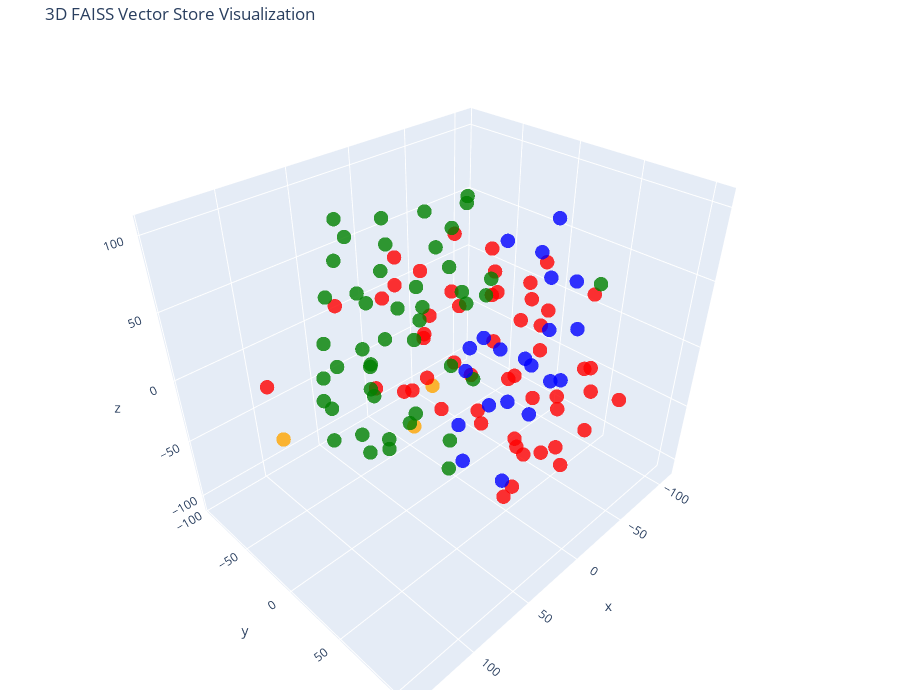

Notebook code for this chart:
### Code cell
# Let's try 3D!

tsne = TSNE(n_components=3, random_state=42)
reduced_vectors = tsne.fit_transform(vectors)

# Create the 3D scatter plot
fig = go.Figure(data=[go.Scatter3d(
    x=reduced_vectors[:, 0],
    y=reduced_vectors[:, 1],
    z=reduced_vectors[:, 2],
    mode='markers',
    marker=dict(size=5, color=colors, opacity=0.8),
    text=[f"Type: {t}<br>Text: {d[:100]}..." for t, d in zip(doc_types, documents)],
    hoverinfo='text'
)])

fig.update_layout(
    title='3D FAISS Vector Store Visualization',
    scene=dict(xaxis_title='x', yaxis_title='y', zaxis_title='z'),
    width=900,
    height=700,
    margin=dict(r=20, b=10, l=10, t=40)
)

fig.show()

### Figure 1 — Plotly figure (JSON) as saved in the notebook; plotly's stock layout.template omitted (floating-point values rounded to 4 significant figures)
{"data": [{"hoverinfo": "text", "marker": {"color": ["orange", "orange", "orange", "red", "red", "red", "red", "red", "red", "red", "red", "red", "red", "red", "red", "red", "red", "red", "red", "red", "red", "red", "red", "red", "red", "red", "red", "red", "red", "red", "red", "red", "red", "red", "red", "red", "red", "red", "red", "red", "red", "red", "red", "red", "red", "red", "red", "red", "red", "red", "red", "red", "red", "red", "red", "green", "green", "green", "green", "green", "green", "green", "green", "green", "green", "green", "green", "green", "green", "green", "green", "green", "green", "green", "green", "green", "green", "green", "green", "green", "green", "green", "green", "green", "green", "green", "green", "green", "green", "green", "green", "green", "green", "green", "green", "green", "green", "green", "green", "green", "green", "green", "blue", "blue", "blue", "blue", "blue", "blue", "blue", "blue", "blue", "blue", "blue", "blue", "blue", "blue", "blue", "blue", "blue", "blue", "blue", "blue", "blue"], "opacity": 0.8, "size": 5}, "mode": "markers", "text": ["Type: company<br>Text: # About Insurellm\n\nInsurellm was founded by Avery Lancaster in 2015 as an insurance tech startup des...", "Type: company<br>Text: # Careers at Insurellm\n\nInsurellm is hiring! We are looking for talented software engineers, data sc...", "Type: company<br>Text: # Overview of Insurellm\n\nInsurellm is an innovative insurance tech firm with 200 employees across th...", "Type: contracts<br>Text: # Contract with Apex Reinsurance for Rellm: AI-Powered Enterprise Reinsurance Solution\n\n## Terms\n\n1....", "Type: contracts<br>Text: ## Renewal\n\n1. **Automatic Renewal**: This Agreement will automatically renew for successive one-yea...", "Type: contracts<br>Text: 2. **Seamless Integrations**: The architecture of Rellm allows for easy integration with existing sy...", "Type: contracts<br>Text: 1. **Technical Support**: Provider shall offer dedicated technical support to the Client via phone, ...", "Type: contracts<br>Text: **Insurellm, Inc.**  \n_____________________________  \nAuthorized Signature   \nDate: ________________...", "Type: contracts<br>Text: # Contract with Belvedere Insurance for Markellm\n\n## Terms\nThis Contract (\"Agreement\") is made and e...", "Type: contracts<br>Text: ## Renewal\n1. **Renewal Terms**: This Agreement may be renewed for additional one-year terms upon mu...", "Type: contracts<br>Text: ## Features\n1. **AI-Powered Matching**: Belvedere Insurance will benefit from Markellm's AI-powered ...", "Type: contracts<br>Text: ## Support\n1. **Technical Support**: Technical support will be available from 9 AM to 7 PM EST, Mond...", "Type: contracts<br>Text: **Belvedere Insurance**  \nSignature: ______________________  \nName: [Authorized Signatory]  \nTitle: ...", "Type: contracts<br>Text: # Contract with BrightWay Solutions for Markellm\n\n**Contract Date:** October 5, 2023  \n**Contract ID...", "Type: contracts<br>Text: 3. **Service Level Agreement (SLA):**  \n   Insurellm commits to a 99.9% uptime for the platform with...", "Type: contracts<br>Text: 2. **Real-Time Quote Availability:**  \n   Consumers sourced via BrightWay Solutions will receive rea...", "Type: contracts<br>Text: 3. **Training and Onboarding:**  \n   Insurellm agrees to provide one free training session on how to...", "Type: contracts<br>Text: # Contract with EverGuard Insurance for Rellm: AI-Powered Enterprise Reinsurance Solution\n\n**Contrac...", "Type: contracts<br>Text: 4. **Usage Rights**: EverGuard Insurance is granted a non-exclusive, non-transferable license to acc...", "Type: contracts<br>Text: 1. **Core Functionality**: Rellm provides EverGuard Insurance with advanced AI-driven analytics, sea...", "Type: contracts<br>Text: 1. **Customer Support**: Insurellm will provide EverGuard Insurance with 24/7 customer support, incl...", "Type: contracts<br>Text: ---\n\n**Signatures**  \n**For Insurellm**: __________________________  \n**Name**: John Smith  \n**Title...", "Type: contracts<br>Text: # Contract with GreenField Holdings for Markellm\n\n**Effective Date:** November 15, 2023  \n**Contract...", "Type: contracts<br>Text: ## Renewal\n1. **Automatic Renewal**: This contract will automatically renew for sequential one-year ...", "Type: contracts<br>Text: ## Features\n1. **AI-Powered Matching**: Access to advanced algorithms that connect GreenField Holdin...", "Type: contracts<br>Text: ## Support\n1. **Customer Support Access**: The Client will have access to dedicated support through ...", "Type: contracts<br>Text: **Signatures:**  \n_________________________                           _________________________  \n**...", "Type: contracts<br>Text: # Contract with Greenstone Insurance for Homellm\n\n---\n\n## Terms\n\n1. **Parties**: This Contract (\"Agr...", "Type: contracts<br>Text: 4. **Payment Terms**: \n   - The Customer shall pay an amount of $10,000 per month for the Standard T...", "Type: contracts<br>Text: ---\n\n## Features\n\n- **AI-Powered Risk Assessment**: Customer will have access to enhanced risk evalu...", "Type: contracts<br>Text: - **Customer Portal**: A dedicated portal will be provided, allowing the Customer's clients to manag...", "Type: contracts<br>Text: ______________________________  \n[Name], [Title]  \nDate: ______________________\n\n**For Greenstone In...", "Type: contracts<br>Text: # Contract with GreenValley Insurance for Homellm\n\n**Contract Date:** October 6, 2023  \n**Contract N...", "Type: contracts<br>Text: 4. **Confidentiality:** Both parties agree to maintain the confidentiality of proprietary informatio...", "Type: contracts<br>Text: 1. **AI-Powered Risk Assessment:** Access to advanced AI algorithms for real-time risk evaluations.\n...", "Type: contracts<br>Text: 3. **Regular Updates:** Insurellm will offer ongoing updates and enhancements to the Homellm platfor...", "Type: contracts<br>Text: # Contract with Pinnacle Insurance Co. for Homellm\n\n## Terms\nThis contract (\"Contract\") is entered i...", "Type: contracts<br>Text: ## Renewal\n1. **Renewal Terms**: At the end of the initial term, this Contract shall automatically r...", "Type: contracts<br>Text: ## Features\n1. **AI-Powered Risk Assessment**: Utilized for tailored underwriting decisions specific...", "Type: contracts<br>Text: ## Support\n1. **Technical Support**: Insurellm shall provide 24/7 technical support via an email and...", "Type: contracts<br>Text: # Contract with Roadway Insurance Inc. for Carllm\n\n---\n\n## Terms\n\n1. **Agreement Effective Date**: T...", "Type: contracts<br>Text: ---\n\n## Renewal\n\n1. **Automatic Renewal**: This agreement will automatically renew for an additional...", "Type: contracts<br>Text: ---\n\n## Features\n\n1. **Access to Core Features**: Roadway Insurance Inc. will have access to all Pro...", "Type: contracts<br>Text: ---\n\n## Support\n\n1. **Technical Support**: Roadway Insurance Inc. will receive priority technical su...", "Type: contracts<br>Text: # Contract with Stellar Insurance Co. for Rellm\n\n## Terms\nThis contract is made between **Insurellm*...", "Type: contracts<br>Text: ### Termination\nEither party may terminate this agreement with a **30-day written notice**. In the e...", "Type: contracts<br>Text: ## Features\nStellar Insurance Co. will receive access to the following features of the Rellm product...", "Type: contracts<br>Text: ## Support\nInsurellm provides Stellar Insurance Co. with the following support services:\n\n- **24/7 T...", "Type: contracts<br>Text: # Contract with TechDrive Insurance for Carllm\n\n**Contract Date:** October 1, 2024  \n**Contract Dura...", "Type: contracts<br>Text: ## Renewal\n\n1. **Automatic Renewal**: This contract shall automatically renew for additional one-yea...", "Type: contracts<br>Text: ## Support\n\n1. **Customer Support**: Insurellm will provide 24/7 customer support to TechDrive Insur...", "Type: contracts<br>Text: **TechDrive Insurance Representative:**  \nName: Sarah Johnson  \nTitle: Operations Director  \nDate: _...", "Type: contracts<br>Text: # Contract with Velocity Auto Solutions for Carllm\n\n**Contract Date:** October 1, 2023  \n**Contract ...", "Type: contracts<br>Text: ## Renewal\n\n1. **Automatic Renewal**: This contract will automatically renew for successive 12-month...", "Type: contracts<br>Text: ## Support\n\n1. **Customer Support**: Velocity Auto Solutions will have access to Insurellm’s custome...", "Type: employees<br>Text: # HR Record\n\n# Alex Chen\n\n## Summary\n- **Date of Birth:** March 15, 1990  \n- **Job Title:** Backend ...", "Type: employees<br>Text: ## Annual Performance History\n- **2020:**  \n  - Completed onboarding successfully.  \n  - Met expecta...", "Type: employees<br>Text: ## Compensation History\n- **2020:** Base Salary: $80,000  \n- **2021:** Base Salary Increase to $90,0...", "Type: employees<br>Text: Alex Chen continues to be a vital asset at Insurellm, contributing significantly to innovative backe...", "Type: employees<br>Text: # HR Record\n\n# Alex Harper\n\n## Summary\n- **Date of Birth**: March 15, 1993  \n- **Job Title**: Sales ...", "Type: employees<br>Text: ## Annual Performance History  \n- **2021**:  \n  - **Performance Rating**: 4.5/5  \n  - **Key Achievem...", "Type: employees<br>Text: - **2022**:  \n  - **Base Salary**: $65,000 (Promotion to Senior SDR)  \n  - **Bonus**: $13,000 (20% o...", "Type: employees<br>Text: # HR Record\n\n# Alex Thomson\n\n## Summary\n- **Date of Birth:** March 15, 1995  \n- **Job Title:** Sales...", "Type: employees<br>Text: ## Annual Performance History  \n- **2022** - Rated as \"Exceeds Expectations.\" Alex Thomson achieved ...", "Type: employees<br>Text: ## Other HR Notes\n- Alex Thomson is an active member of the Diversity and Inclusion committee at Ins...", "Type: employees<br>Text: # Avery Lancaster\n\n## Summary\n- **Date of Birth**: March 15, 1985  \n- **Job Title**: Co-Founder & Ch...", "Type: employees<br>Text: - **2010 - 2013**: Business Analyst at Edge Analytics  \n  Prior to joining Innovate, Avery worked as...", "Type: employees<br>Text: - **2018**: **Exceeds Expectations**  \n  Under Avery’s pivoted vision, Insurellm launched two new su...", "Type: employees<br>Text: - **2022**: **Satisfactory**  \n  Avery focused on rebuilding team dynamics and addressing employee c...", "Type: employees<br>Text: ## Compensation History\n- **2015**: $150,000 base salary + Significant equity stake  \n- **2016**: $1...", "Type: employees<br>Text: ## Other HR Notes\n- **Professional Development**: Avery has actively participated in leadership trai...", "Type: employees<br>Text: # HR Record\n\n# Emily Carter\n\n## Summary\n- **Date of Birth:** August 12, 1990  \n- **Job Title:** Acco...", "Type: employees<br>Text: - **2017-2019:** Marketing Intern  \n  - Assisted with market research and campaign development for s...", "Type: employees<br>Text: ## Compensation History\n| Year | Base Salary | Bonus         | Total Compensation |\n|------|--------...", "Type: employees<br>Text: Emily Carter exemplifies the kind of talent that drives Insurellm's success and is an invaluable ass...", "Type: employees<br>Text: # HR Record\n\n# Emily Tran\n\n## Summary\n- **Date of Birth:** March 18, 1991  \n- **Job Title:** Digital...", "Type: employees<br>Text: - **January 2017 - May 2018**: Marketing Intern  \n  - Supported the Marketing team by collaborating ...", "Type: employees<br>Text: - **2021**:  \n  - Performance Rating: Meets Expectations  \n  - Key Achievements: Contributed to the ...", "Type: employees<br>Text: - **Professional Development Goals**:  \n  - Emily Tran aims to become a Marketing Manager within the...", "Type: employees<br>Text: # HR Record\n\n# Jordan Blake\n\n## Summary\n- **Date of Birth:** March 15, 1993  \n- **Job Title:** Sales...", "Type: employees<br>Text: ## Annual Performance History\n- **2021:** First year at Insurellm; achieved 90% of monthly targets. ...", "Type: employees<br>Text: ## Other HR Notes\n- Jordan has shown an interest in continuing education, actively participating in ...", "Type: employees<br>Text: # HR Record\n\n# Jordan K. Bishop\n\n## Summary\n- **Date of Birth:** March 15, 1990\n- **Job Title:** Fro...", "Type: employees<br>Text: ## Annual Performance History\n- **2019:** Exceeds Expectations - Continuously delivered high-quality...", "Type: employees<br>Text: ## Compensation History\n- **June 2018:** Starting Salary - $85,000\n- **June 2019:** Salary Increase ...", "Type: employees<br>Text: ## Other HR Notes\n- Jordan K. Bishop has been an integral part of club initiatives, including the In...", "Type: employees<br>Text: # HR Record\n\n# Maxine Thompson\n\n## Summary\n- **Date of Birth:** January 15, 1991  \n- **Job Title:** ...", "Type: employees<br>Text: ## Insurellm Career Progression\n- **January 2017 - October 2018**: **Junior Data Engineer**  \n  * Ma...", "Type: employees<br>Text: ## Annual Performance History\n- **2017**: *Meets Expectations*  \n  Maxine showed potential in her ro...", "Type: employees<br>Text: - **2021**: *Exceeds Expectations*  \n  Maxine spearheaded the transition to a new data warehousing s...", "Type: employees<br>Text: ## Compensation History\n- **2017**: $70,000 (Junior Data Engineer)  \n- **2018**: $75,000 (Junior Dat...", "Type: employees<br>Text: # HR Record\n\n# Oliver Spencer\n\n## Summary\n- **Date of Birth**: May 14, 1990  \n- **Job Title**: Backe...", "Type: employees<br>Text: ## Annual Performance History\n- **2018**: **3/5** - Adaptable team player but still learning to take...", "Type: employees<br>Text: ## Compensation History\n- **March 2018**: Initial salary of $80,000.\n- **July 2019**: Salary increas...", "Type: employees<br>Text: # Samantha Greene\n\n## Summary\n- **Date of Birth:** October 14, 1990\n- **Job Title:** HR Generalist\n-...", "Type: employees<br>Text: ## Annual Performance History\n- **2020:** Exceeds Expectations  \n  Samantha Greene demonstrated exce...", "Type: employees<br>Text: ## Compensation History\n- **2020:** Base Salary - $55,000  \n  The entry-level salary matched industr...", "Type: employees<br>Text: - **2023:** Base Salary - $70,000  \n  Recognized for substantial improvement in employee relations m...", "Type: employees<br>Text: # HR Record\n\n# Samuel Trenton\n\n## Summary\n- **Date of Birth:** April 12, 1989  \n- **Job Title:** Sen...", "Type: employees<br>Text: ## Annual Performance History\n- **2023:** Rating: 4.5/5  \n  *Samuel exceeded expectations, successfu...", "Type: employees<br>Text: ## Compensation History\n- **2023:** Base Salary: $115,000 + Bonus: $15,000  \n  *Annual bonus based o...", "Type: employees<br>Text: - **Engagement in Company Culture:** Regularly participates in team-building events and contributes ...", "Type: products<br>Text: # Product Summary\n\n# Carllm\n\n## Summary\n\nCarllm is an innovative auto insurance product developed by...", "Type: products<br>Text: - **Instant Quoting**: With Carllm, insurance companies can offer near-instant quotes to customers, ...", "Type: products<br>Text: - **Mobile Integration**: Carllm is designed to work seamlessly with mobile applications, providing ...", "Type: products<br>Text: - **Professional Tier**: $2,500/month\n  - For medium-sized companies.\n  - All Basic Tier features pl...", "Type: products<br>Text: ### Q2 2025: Customer Experience Improvements\n- Launch of a new **mobile app** for end-users.\n- Intr...", "Type: products<br>Text: # Product Summary\n\n# Homellm\n\n## Summary\nHomellm is an innovative home insurance product developed b...", "Type: products<br>Text: ### 2. Dynamic Pricing Model\nWith Homellm's innovative dynamic pricing model, insurance providers ca...", "Type: products<br>Text: ### 5. Multi-Channel Integration\nHomellm seamlessly integrates into existing insurance platforms, pr...", "Type: products<br>Text: - **Basic Tier:** Starting at $5,000/month for small insurers with basic integration features.\n- **S...", "Type: products<br>Text: All tiers include a comprehensive training program and ongoing updates to ensure optimal performance...", "Type: products<br>Text: With Homellm, Insurellm is committed to transforming the landscape of home insurance, ensuring both ...", "Type: products<br>Text: # Product Summary\n\n# Markellm\n\n## Summary\n\nMarkellm is an innovative two-sided marketplace designed ...", "Type: products<br>Text: - **User-Friendly Interface**: Designed with user experience in mind, Markellm features an intuitive...", "Type: products<br>Text: - **Customer Support**: Our dedicated support team is always available to assist both consumers and ...", "Type: products<br>Text: ### For Insurance Companies:\n- **Basic Listing Fee**: $199/month for a featured listing on the platf...", "Type: products<br>Text: ### Q3 2025\n- Initiate a comprehensive marketing campaign targeting both consumers and insurers to i...", "Type: products<br>Text: # Product Summary\n\n# Rellm: AI-Powered Enterprise Reinsurance Solution\n\n## Summary\n\nRellm is an inno...", "Type: products<br>Text: ### Seamless Integrations\nRellm's architecture is designed for effortless integration with existing ...", "Type: products<br>Text: ### Regulatory Compliance Tools\nRellm includes built-in compliance tracking features to help organiz...", "Type: products<br>Text: Join the growing number of organizations leveraging Rellm to enhance their reinsurance processes whi...", "Type: products<br>Text: Experience the future of reinsurance with Rellm, where innovation meets reliability. Let Insurellm h..."], "type": "scatter3d", "x": [24.17, 41.22, 142.9, -81.18, 27.71, -100.6, -32.39, -7.421, 19.13, -83.72, -38.93, -37.72, -12.33, -2.347, -37.75, -15.57, -14.45, -61.75, -46.58, -58.77, -36.92, -26.25, 35.95, -68.91, -3.864, 43.92, -33.17, -53.51, -50.28, 116.6, 8.388, -29.97, -42.71, -22.39, -17.38, -8.621, -49.53, -88.53, -43.62, -17.85, -55.66, -98.28, -24.25, -5.626, -78.87, -82.28, -79.13, -37.07, -3.295, -36.28, 12.55, 30.61, -26.37, -68.82, 2.703, 34.89, 56.57, 2.763, -35.58, 13.28, 68.81, 72.74, 59.28, 51.2, 36.35, -16.55, -0.08374, 3.092, -8.499, 109.5, -51.87, 28.51, 63.4, 100.1, 44.09, 11.03, 14.1, 104.8, -8.67, 34.12, 72.92, 36.05, 22.71, 33.19, 84.41, 29.86, 62.08, 28.34, 41.97, 22.46, 94.11, 34.34, 55.28, 66.25, 73.89, 68.52, 96.21, 87.63, 48.34, 79.44, 87.42, 27.77, 8.356, 16.89, -46.23, -69.15, -29.54, -78.45, -43.22, -22.74, -78.5, -61.36, 4.141, -8.11, -10.94, -108.8, 25.36, -7.911, -80.8, -81.06, -71.78, -39.09, -53.39], "y": [1.091, 0.9784, 7.508, -43.6, -94.18, 36.15, 106.3, -69.36, 68.37, 2.139, -2.243, 80.17, -89.98, 84.38, 81.59, 80.54, 74.37, -23.13, 20.84, 13.52, -3.642, -31.31, 88.94, -11.43, 50.67, 82.54, -70.27, -55.34, -25.35, -48.18, 88.92, -94.64, -71.01, -56.35, 41.58, -40.89, -46.2, -21.19, 43.74, 88.26, -56.89, -5.444, 1.87, -20.79, -34.79, -13.57, 13.18, 40.02, 64.49, -20.59, -31.66, -50.09, -57.47, 63.06, -51.78, -33.66, -6.073, -4.699, -27.1, -52.79, -4.67, -51.66, -32.44, -28.16, -54.98, -36.76, -7.878, 10.34, 20.11, 0.4451, 70.77, -37.45, 34.87, 27.81, 36.99, -17.81, 8.215, -0.2064, -1.116, -34.13, 12.6, 48.01, -32.41, -0.279, 12.38, 23.67, -31.17, 49.02, 6.865, 24.97, 25.43, -59.4, 18.57, 30.36, -39.13, -7.102, -13.2, 48.9, -62.51, -25.79, -24.32, -86.53, 10.07, 22.64, 44.28, -38.27, 34.23, 16.58, 30.53, 26.81, 30.38, 15.52, 33.4, 3.82, -2.212, -8.402, 65.41, 30.58, 2.612, 33.29, 44.31, 44.72, -5.86], "z": [-16.49, -41.07, 13.3, 29.87, 5.46, 15.76, -1.554, 18.36, -24.29, -84.85, -12.58, 6.449, -3.149, -34.68, -43.36, -60.75, -16.55, 26.11, 40.52, 20.0, 25.17, 21.01, -13.73, -65.65, -92.86, -46.72, 19.46, 47.22, -94.23, 5.266, 13.8, 22.71, -23.07, -27.24, -70.1, -10.35, -6.861, -77.75, -90.67, 20.01, -66.19, -50.16, -76.24, -64.99, -2.344, -19.21, 2.033, 66.24, 46.45, -49.83, -43.98, -42.33, -66.44, -37.94, -61.21, -86.48, 31.88, -107.5, 84.69, 63.33, -3.924, -12.71, -57.54, -0.3434, -8.487, 56.34, 58.76, 41.25, 58.1, 17.4, 57.26, 91.59, 74.76, -10.28, -29.65, 96.57, 95.62, -15.25, 105.5, 58.99, -26.0, 19.47, 27.83, 37.54, 18.85, 13.76, 92.8, 73.49, 67.26, 63.43, 46.16, 32.73, 42.29, 0.7044, 54.4, 61.68, 43.81, 16.7, 60.85, 12.98, -14.51, 74.7, -53.88, -73.36, -26.98, -40.43, -4.939, 74.41, -62.13, -41.49, -50.17, -35.69, -25.9, -0.7275, -24.01, 8.56, -57.5, 11.15, 43.76, 32.76, 3.843, 18.22, 58.98]}], "layout": {"height": 700, "margin": {"b": 10, "l": 10, "r": 20, "t": 40}, "scene": {"xaxis": {"title": {"text": "x"}}, "yaxis": {"title": {"text": "y"}}, "zaxis": {"title": {"text": "z"}}}, "title": {"text": "3D FAISS Vector Store Visualization"}, "width": 900}}
